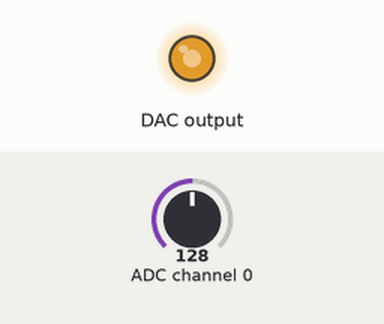
This program was run on a simulated Raspberry Pi (BCM pin numbers). Parts: output pins drawn as LEDs (lit = HIGH). The inputs (shaded band) are chosen by the test bench; at power-on: ADC channel 0 = 128 (analog values on the 0–255 scale). What the program prints to the terminal is not drawn.

Above: at 1.2 s.
1.3 s: ADC channel 0 set to 178
At 2.3 s:
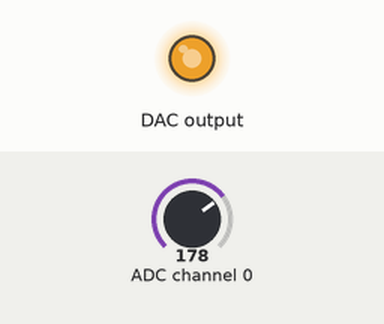
2.8 s: ADC channel 0 set to 0
At 3.4 s:
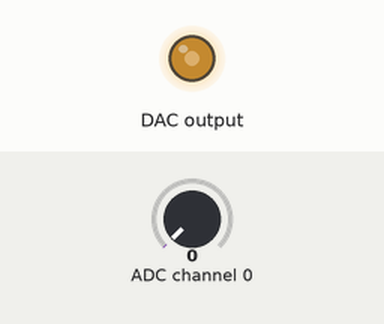
Timing chart, 0 to 5.8 s (numbered marks = the images above; inputs shaded):
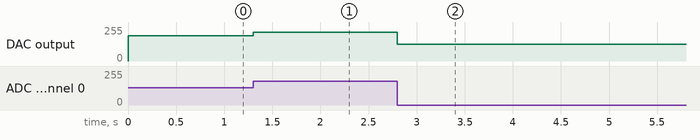

The program:

Pcf8591.py
```python
import smbus

class Pcf8591:
    def __init__(self, addr):
        # Jetson Nano Board의 I2C Bus 번호 설정
        self.__bus = smbus.SMBus(1)
        # pCD8591의 I2C 장치 번호
        self.__addr = addr

    # channel: AIN0 ~ AIN3
    def read(self, channel):
        try:
            if channel == 0:
                self.__bus.write_byte(self.__addr, 0x40)
            elif channel == 1:
                self.__bus.write_byte(self.__addr, 0x41)
            elif channel == 2:
                self.__bus.write_byte(self.__addr, 0x42)
            elif channel == 3:
                self.__bus.write_byte(self.__addr, 0x43)
            self.__bus.read_byte(self.__addr)
            value = self.__bus.read_byte(self.__addr)
        except Exception as e:
            print(e)
            value = -1
        return value

    # value: AOUT으로 출력되는 값
    def write(self, value):
        try:
            value = int(value)
            self.__bus.write_byte_data(self.__addr, 0x40, value)
        except Exception as e:
            print(e)

if __name__ == '__main__':
    pcf8591 = Pcf8591(0x48)
    while True:
        value = pcf8591.read(0)
        light = value * (255-125) / 255 + 125
        pcf8591.write(light)
        print('value : {}'.format(value))
```

Measured:
- after the input at 1.3 s, DAC output: 190/255 → 215/255 at once
- after the input at 2.8 s, DAC output: 215/255 → 125/255 at once
